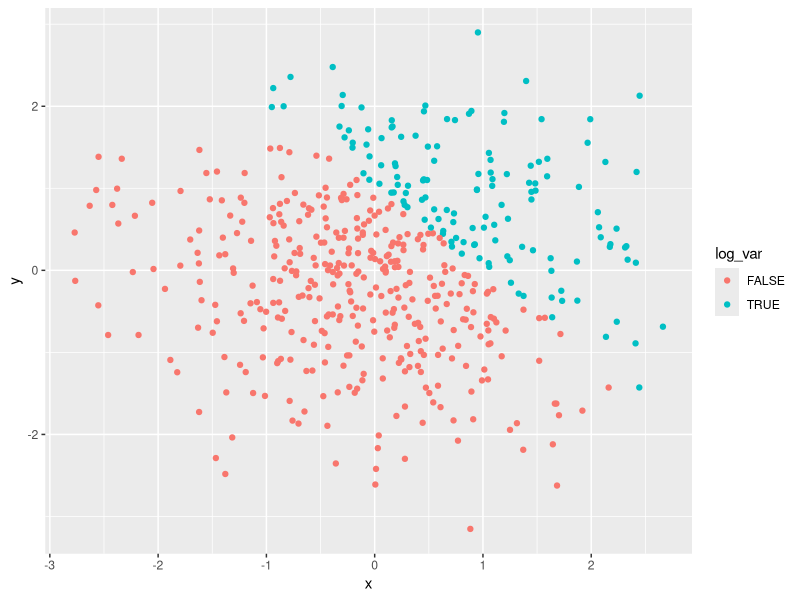
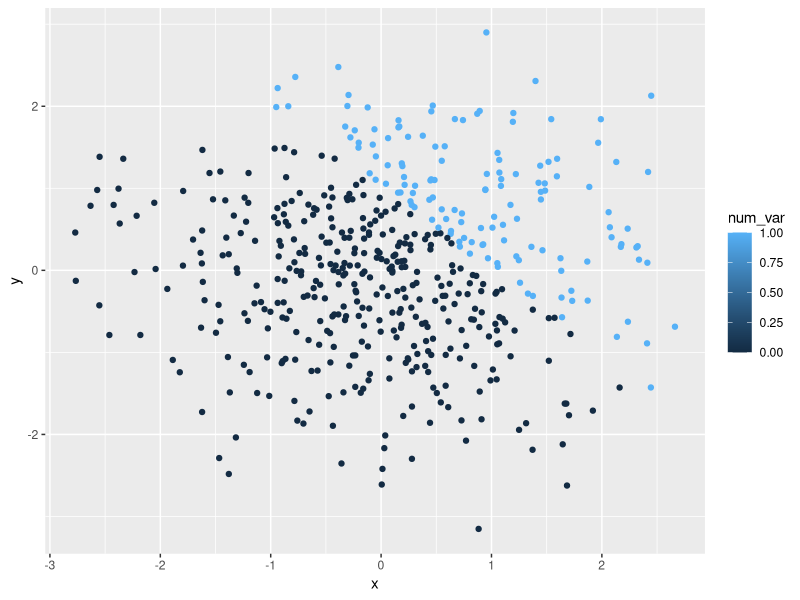
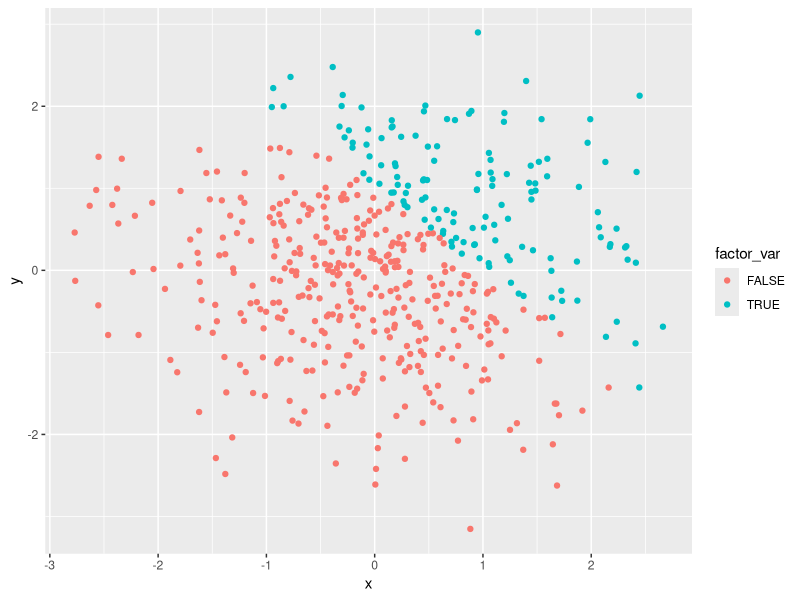
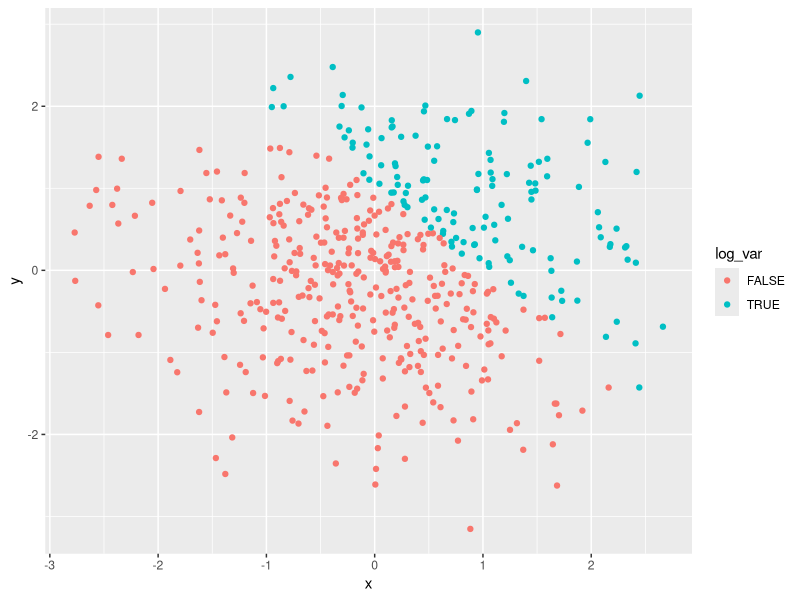

These figures' R source, in order:
## ---- chunk 1
knitr::opts_chunk$set(echo = TRUE)
## ---- chunk 2
#load packages
library(tidyverse)

#create data frame
df1 = tibble(
  norm_samp = rnorm(8),
  norm_samp_log = norm_samp > 0,
  char_var = as.character(norm_samp), 
  factor_var =  factor( c( "grp1", "grp2", "grp3", "grp3", "grp2", "grp1", "grp2", "grp3" ))
)

#try taking mean of each var
mean(pull (df1, norm_samp))
mean(pull (df1, norm_samp_log))
mean(pull (df1, char_var))
mean(pull (df1, factor_var))

#convert vars 
as.numeric(pull (df1, norm_samp_log))
as.numeric(pull (df1, char_var))
as.numeric(pull (df1, factor_var))
## ---- chunk 3
#logical to numeric
logical_num = as.numeric(pull (df1, norm_samp_log))

pull( df1, norm_samp) * logical_num

#logical to factor
logical_factor = as.factor(pull (df1, norm_samp_log))

pull( df1, norm_samp) * logical_factor #not possible

#logical to factor to numeric
logical_factor_num = as.numeric( 
  as.factor( pull (df1, norm_samp_log))
)

pull( df1, norm_samp) * logical_factor_num

## ---- chunk 4
# create dataframe
df2 = tibble(
  x = rnorm(500),
  y = rnorm(500),
  log_var = x + y > 1, 
  num_var = as.numeric(log_var),
  factor_var = as.factor(log_var)
)
## ---- chunk 5
# scatter plot 1 - color by logical 
ggplot(df2, aes(x = x, y = y, color = log_var)) + geom_point()

#export first scatter plot
ggsave("scatter_plot_hw1.pdf", height = 4, width = 6) 

# scatter plot 2 - color by numeric 
ggplot(df2, aes(x = x, y = y, color = num_var)) + geom_point()

# scatter plot 3 - color by factor 
ggplot(df2, aes(x = x, y = y, color = factor_var)) + geom_point()



